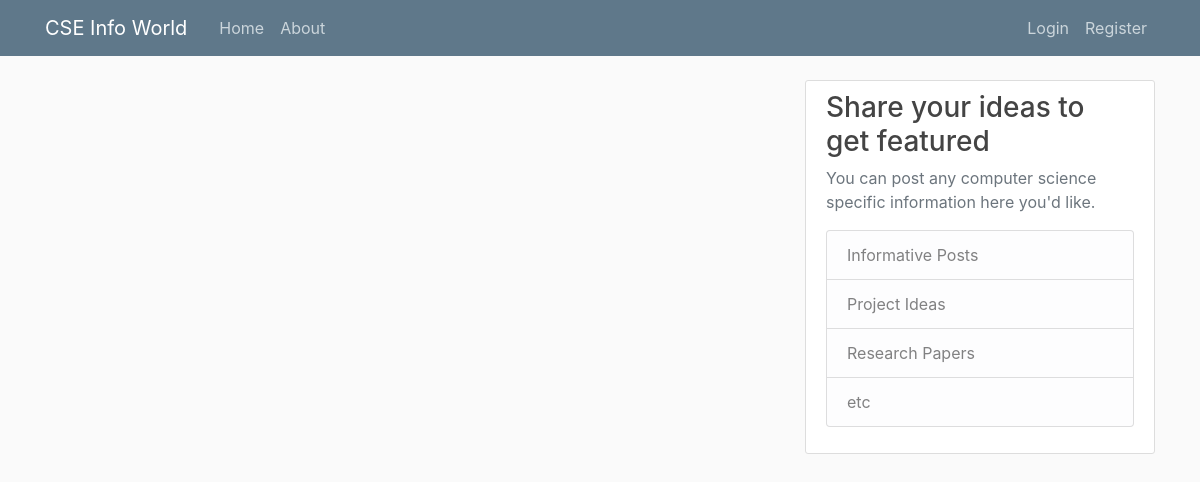
Page /home on the earlier database version.
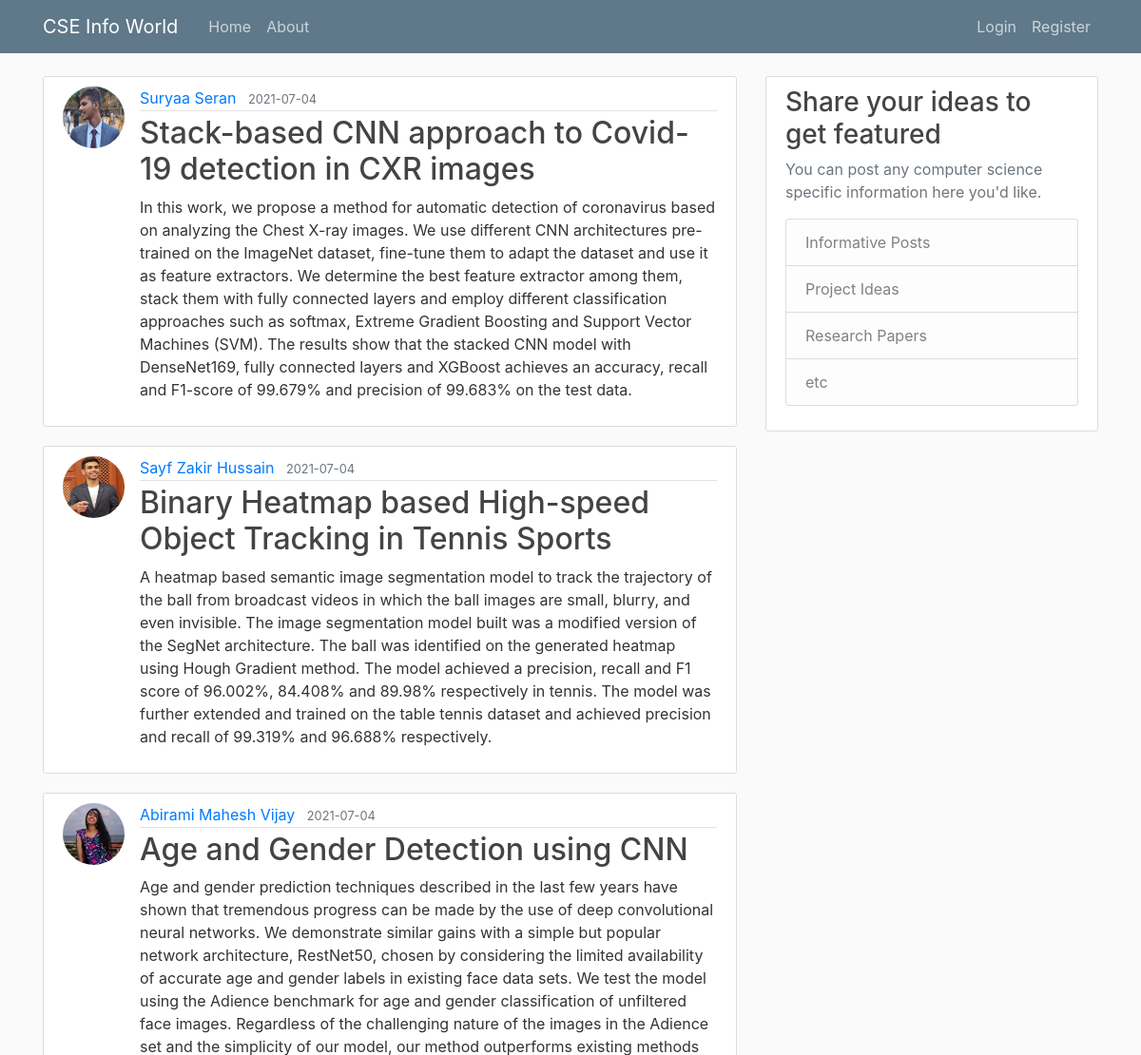
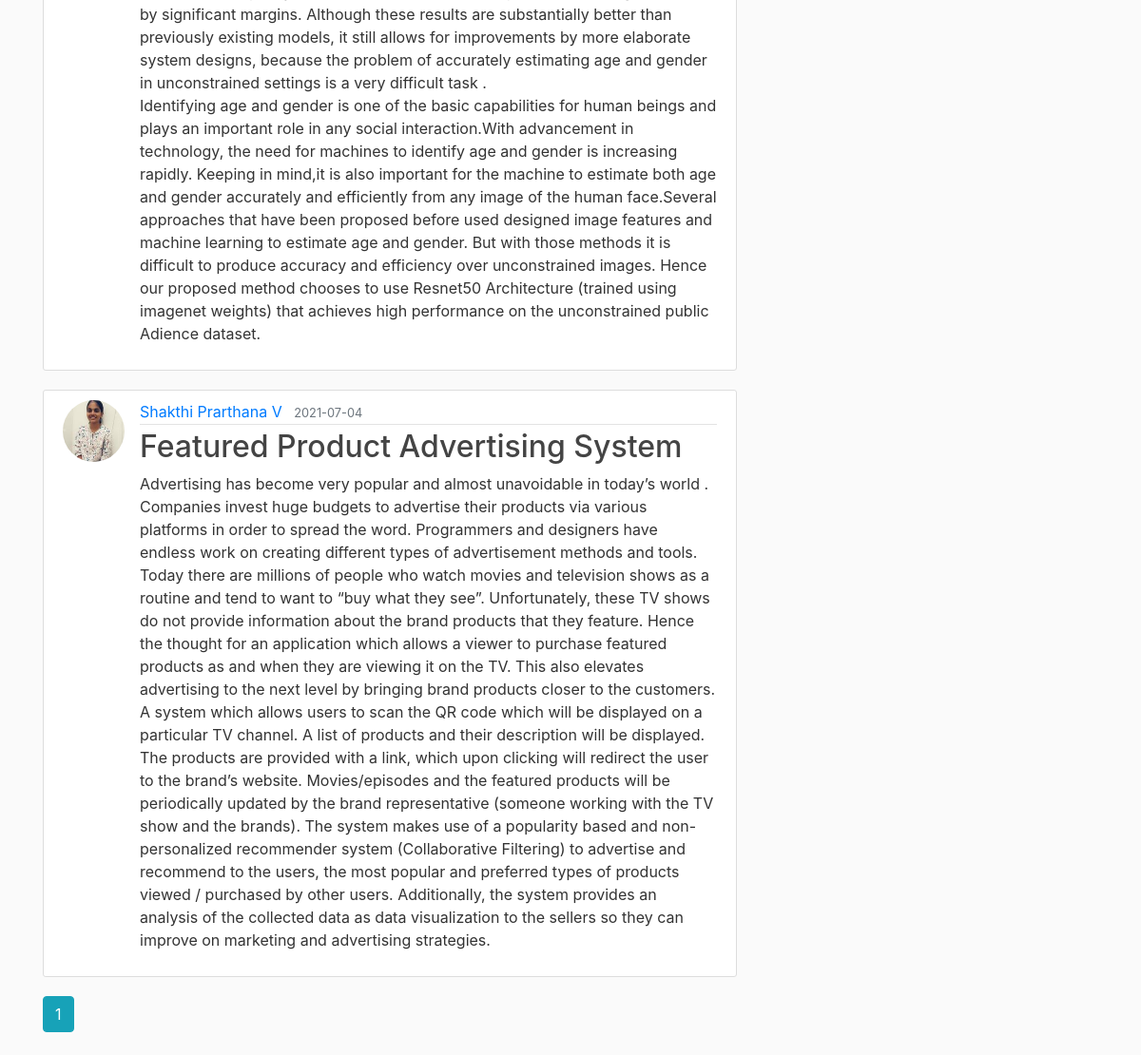
Same page on the later database version (2 pictures, top to bottom).
### flaskblog/models.py (models this page shows, shortened)
class Post(db.Model):
    id = db.Column(db.Integer, primary_key=True)
    title = db.Column(db.String(100), nullable=False)
    date_posted = db.Column(db.DateTime, nullable=False, default=datetime.utcnow)
    content = db.Column(db.Text, nullable=False)
    user_id = db.Column(db.Integer, db.ForeignKey('user.id'), nullable=False)

class User(db.Model, UserMixin):
    id = db.Column(db.Integer, primary_key=True)
    username = db.Column(db.String(20), unique=True, nullable=False)
    email = db.Column(db.String(120), unique=True, nullable=False)
    image_file = db.Column(db.String(20), nullable=False, default='default.jpg')
    password = db.Column(db.String(60), nullable=False)
    posts = db.relationship('Post', backref='author', lazy=True)

### flaskblog/main/routes.py (the view)
@main.route("/")
@main.route("/home")
def home():
    page = request.args.get('page', 1, type=int)
    posts = Post.query.order_by(Post.date_posted.desc()).paginate(page=page, per_page=5)
    return render_template('home.html', posts=posts)

### flaskblog/templates/home.html
{% extends "layout.html" %}
{% block content %}
    {% for post in posts.items %}
        <article class="media content-section">
          <img class="rounded-circle article-img" src="{{ url_for('static', filename='profile_pics/' + post.author.image_file) }}">
          <div class="media-body">
            <div class="article-metadata">
              <a class="mr-2" href="{{ url_for('users.user_posts', username=post.author.username) }}">{{ post.author.username }}</a>
              <small class="text-muted">{{ post.date_posted.strftime('%Y-%m-%d') }}</small>
            </div>
            <h2><a class="article-title" href="{{ url_for('posts.post', post_id=post.id) }}">{{ post.title }}</a></h2>
            <p class="article-content">{{ post.content }}</p>
          </div>
        </article>
    {% endfor %}
    {% for page_num in posts.iter_pages(left_edge=1, right_edge=1, left_current=1, right_current=2) %}
      {% if page_num %}
        {% if posts.page == page_num %}
          <a class="btn btn-info mb-4" href="{{ url_for('main.home', page=page_num) }}">{{ page_num }}</a>
        {% else %}
          <a class="btn btn-outline-info mb-4" href="{{ url_for('main.home', page=page_num) }}">{{ page_num }}</a>
        {% endif %}
      {% else %}
        ...
      {% endif %}
    {% endfor %}
{% endblock content %}

### flaskblog/templates/layout.html (shortened to what this page needs)
<!DOCTYPE html>
<html>
<head>
    <link rel="stylesheet" href="https://maxcdn.bootstrapcdn.com/bootstrap/4.0.0/css/bootstrap.min.css">
    <link rel="stylesheet" type="text/css" href="{{ url_for('static', filename='main.css') }}">
</head>
<body>
    <header class="site-header">
      <nav class="navbar navbar-expand-md navbar-dark bg-steel fixed-top">
        <div class="container">
          <a class="navbar-brand mr-4" href="/">CSE Info World</a>
          <div class="collapse navbar-collapse" id="navbarToggle">
            <div class="navbar-nav mr-auto">
              <a class="nav-item nav-link" href="{{ url_for('main.home') }}">Home</a>
              <a class="nav-item nav-link" href="{{ url_for('main.about') }}">About</a>
            </div>
            <div class="navbar-nav">
              {% if current_user.is_authenticated %}
                <a class="nav-item nav-link" href="{{ url_for('posts.new_post') }}">New Post</a>
                <a class="nav-item nav-link" href="{{ url_for('users.account') }}">Account</a>
                <a class="nav-item nav-link" href="{{ url_for('users.logout') }}">Logout</a>
              {% else %}
                <a class="nav-item nav-link" href="{{ url_for('users.login') }}">Login</a>
                <a class="nav-item nav-link" href="{{ url_for('users.register') }}">Register</a>
              {% endif %}
            </div>
          </div>
        </div>
      </nav>
    </header>
    <main role="main" class="container">
      <div class="row">
        <div class="col-md-8">
          {% block content %}{% endblock %}
        </div>
       <div class="col-md-4">
          <div class="content-section">
            <h3>Share your ideas to get featured</h3>
            <p class='text-muted'>You can post any computer science specific information here you'd like.
              <ul class="list-group">
                <li class="list-group-item list-group-item-light">Informative Posts</li>
                <li class="list-group-item list-group-item-light">Project Ideas</li>
                <li class="list-group-item list-group-item-light">Research Papers</li>
                <li class="list-group-item list-group-item-light">etc</li>
              </ul>
            </p>
          </div>
        </div>
      </div>
    </main>
</body>
</html>

### flaskblog/static/main.css (style rules this page uses)
body { background: #fafafa; color: #333333; margin-top: 5rem; }
h1, h2, h3, h4, h5, h6 { color: #444444; }
.bg-steel { background-color: #5f788a; }
.site-header .navbar-nav .nav-link { color: #cbd5db; }
.content-section { background: #ffffff; padding: 10px 20px; border: 1px solid #dddddd; border-radius: 3px; margin-bottom: 20px; }
.article-title { color: #444444; }
.article-content { white-space: pre-line; }
.article-img { height: 65px; width: 65px; margin-right: 16px; }
.article-metadata { padding-bottom: 1px; margin-bottom: 4px; border-bottom: 1px solid #e3e3e3; }

Differences in the rows shown:
added Post: image_file (picture), author.username "Suryaa Seran", date_posted "2021-07-04", title "Stack-based CNN approach to Covid-19 detection in CXR images", content "In this work, we propose a method for automatic detection of coronavirus based on analyzing the Chest X-ray images. We use different CNN architectures pre-trained on the ImageNet dataset, fine-tune them to adapt the dataset and use it as feature extractors. We determine the best feature extractor among them, stack them with fully connected layers and employ different classification approaches such as softmax, Extreme Gradient Boosting and Support Vector Machines (SVM). The results show that the stacked CNN model with DenseNet169, fully connected layers and XGBoost achieves an accuracy, recall and F1-score of 99.679% and precision of 99.683% on the test data."
added Post: image_file (picture), author.username "Sayf Zakir Hussain", date_posted "2021-07-04", title "Binary Heatmap based High-speed Object Tracking in Tennis Sports", content "A heatmap based semantic image segmentation model to track the trajectory of the ball from broadcast videos in which the ball images are small, blurry, and even invisible. The image segmentation model built was a modified version of the SegNet architecture. The ball was identified on the generated heatmap using Hough Gradient method. The model achieved a precision, recall and F1 score of 96.002%, 84.408% and 89.98% respectively in tennis. The model was further extended and trained on the table tennis dataset and achieved precision and recall of 99.319% and 96.688% respectively."
added Post: image_file (picture), author.username "Abirami Mahesh Vijay", date_posted "2021-07-04", title "Age and Gender Detection using CNN", content "Age and gender prediction techniques described in the last few years have shown that tremendous progress can be made by the use of deep convolutional neural networks. We demonstrate similar gains with a simple but popular network architecture, RestNet50, chosen by considering the limited availability of accurate age and gender labels in existing face data sets. We test the model using the Adience benchmark for age and gender classification of unfiltered face images. Regardless of the challenging nature of the images in the Adience set and the simplicity of our model, our method outperforms existing methods by significant margins. Although these results are substantially better than…"
added Post: image_file (picture), author.username "Shakthi Prarthana V", date_posted "2021-07-04", title "Featured Product Advertising System", content "Advertising has become very popular and almost unavoidable in today’s world . Companies invest huge budgets to advertise their products via various platforms in order to spread the word. Programmers and designers have endless work on creating different types of advertisement methods and tools. Today there are millions of people who watch movies and television shows as a routine and tend to want to “buy what they see”. Unfortunately, these TV shows do not provide information about the brand products that they feature. Hence the thought for an application which allows a viewer to purchase featured products as and when they are viewing it on the TV. This also elevates advertising to the next…"
Other differences:
new list line: "1"
